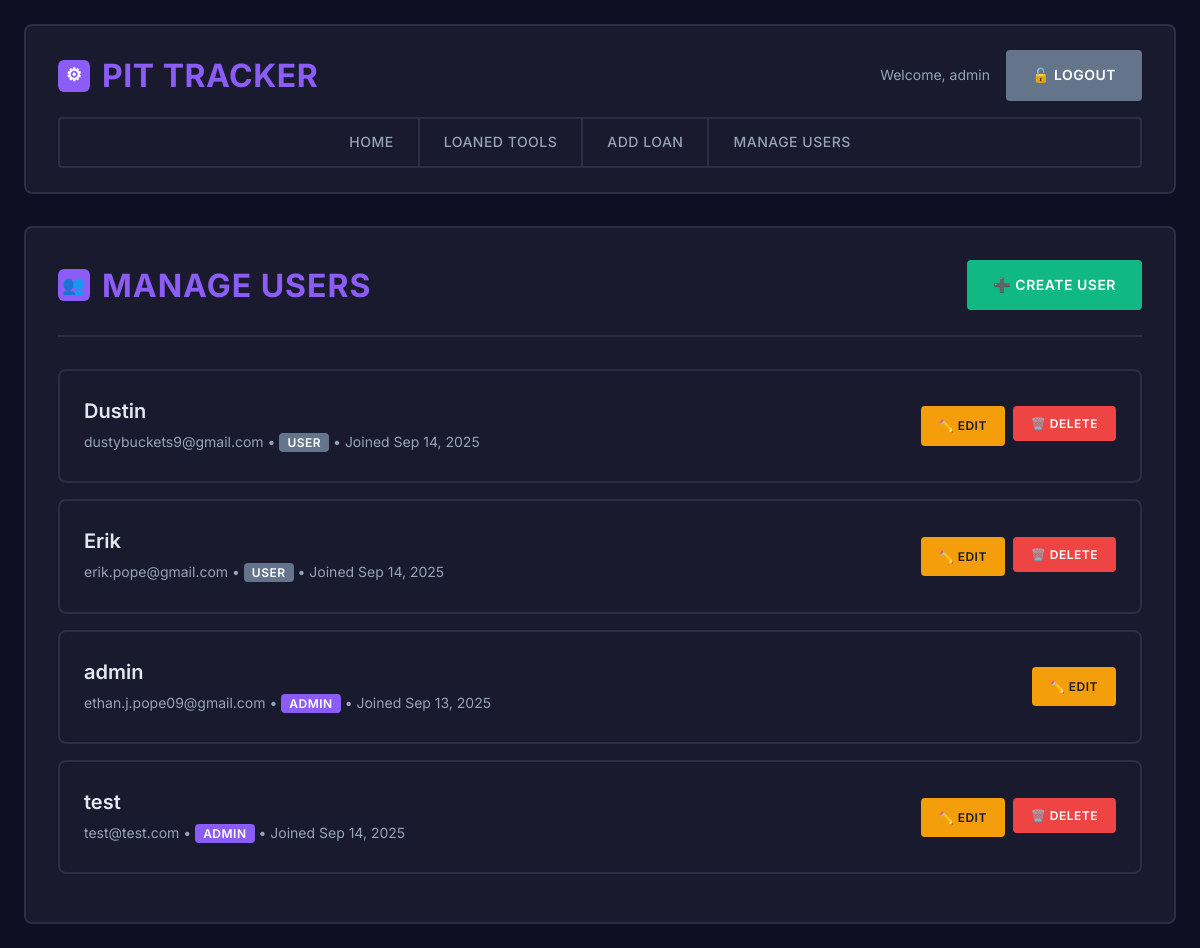
The app's page /users/ (signed in), older data.
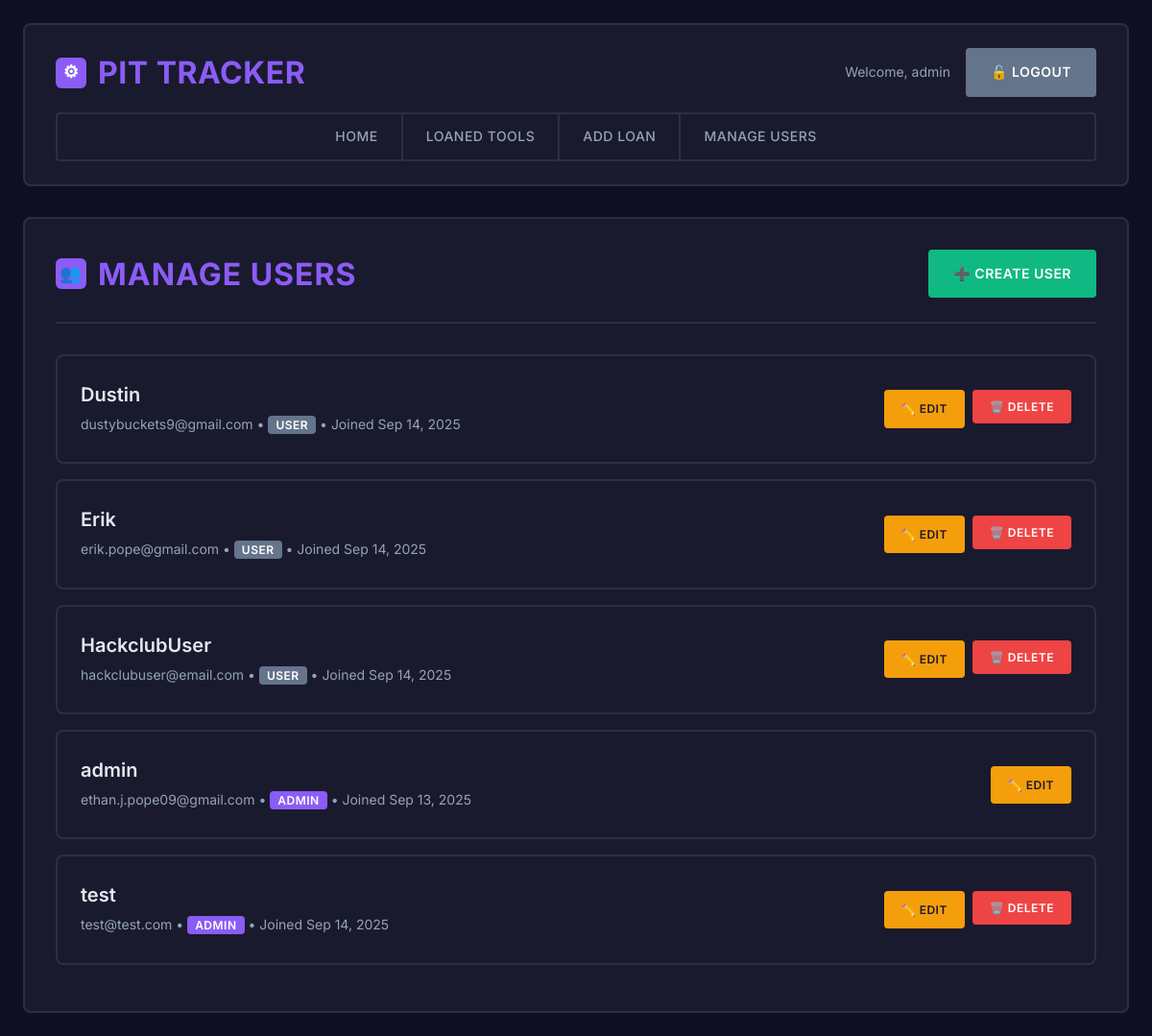
The same page, newer data.
### myapp/models.py (models this page shows)
class CustomUser(AbstractUser):
    email = models.EmailField(unique=True)
    USERNAME_FIELD = "email"
    REQUIRED_FIELDS = ["username"]

### myapp/views.py (the view)
# urls.py: path("users/", views.manage_users, name="manage_users"),
@user_passes_test(is_admin)
def manage_users(request):
    users = CustomUser.objects.all().order_by("username")
    return render(request, "manage_users.html", {"users": users})

### myapp/views.py (called while the page is built)
def is_admin(user):
    return user.is_authenticated and user.is_staff

### myapp/templates/manage_users.html (shortened to what this page needs)
{% extends "base.html" %}
{% block content %}
<div class="users-header">
    <h2>
        <div class="header-icon">👥</div>
        Manage Users
    </h2>
    <a href="{% url 'create_user' %}" class="btn btn-success">
        ➕ Create User
    </a>
</div>
{% if users %}
    {% for user in users %}
        <div class="user-item">
            <div class="user-details">
                <h3>{{ user.username }}</h3>
                <p>{{ user.email }} •
                    {% if user.is_staff %}
                        <span class="admin-badge">Admin</span>
                    {% else %}
                        <span class="user-badge">User</span>
                    {% endif %}
                    • Joined {{ user.date_joined|date:"M d, Y" }}
                </p>
            </div>
            <div class="user-actions">
                <a href="{% url 'edit_user' user.id %}" class="btn-edit btn-small">
                    ✏️ Edit
                </a>
                {% if user != request.user %}
                    <form method="post" action="{% url 'delete_user' user.id %}" style="margin: 0;"
                          onsubmit="return confirm('Are you sure you want to delete {{ user.username }}?')">
                        <button type="submit" class="btn btn-danger btn-small">
                            🗑️ Delete
                        </button>
                    </form>
                {% endif %}
            </div>
        </div>
    {% endfor %}
{% else %}
    <div class="empty-state">
        <h3>No Users Found</h3>
        <a href="{% url 'create_user' %}" class="btn btn-success">Create First User</a>
    </div>
{% endif %}
{% endblock %}

### myapp/templates/base.html (shortened to what this page needs)
<!DOCTYPE html>
<html lang="en">
<head>
</head>
<body>
    <div class="container">
        <header class="header">
            <div class="header-content">
                <h1>
                    <div class="logo-icon">⚙</div>
                    Pit Tracker
                </h1>
                {% if user.is_authenticated %}
                    <div class="user-info">
                        <span>Welcome, {{ user.username }}</span>
                        <a href="{% url 'logout' %}" class="btn btn-secondary">🔓 Logout</a>
                    </div>
                {% endif %}
            </div>
            {% if user.is_authenticated %}
                <nav class="nav">
                    <a href="{% url 'home' %}">Home</a>
                    <a href="{% url 'loaned_tools' %}">Loaned Tools</a>
                    <a href="{% url 'add_tool_loan' %}">Add Loan</a>
                    {% if user.is_staff %}
                        <a href="{% url 'manage_users' %}">Manage Users</a>
                    {% endif %}
                </nav>
            {% endif %}
        </header>
        <main class="content">
            {% block content %}
            {% endblock %}
        </main>
    </div>
</body>
</html>

Row changes from the older to the newer data that the page shows:
added CustomUser: username "HackclubUser", email "hackclubuser@email.com", is_staff "USER", date_joined "Sep 14, 2025"
